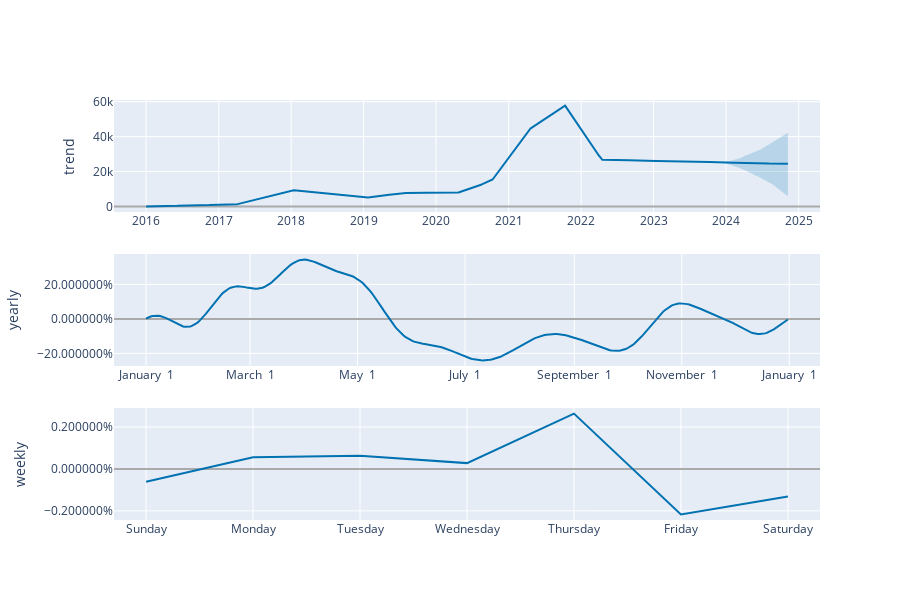

The code cell stored with this chart in its notebook:
### Code cell
plot_components_plotly(m,forecast)

### Figure 1 — Plotly figure (JSON) as saved in the notebook; plotly's stock layout.template omitted (floating-point values rounded to 4 significant figures; data arrays with more than 128 entries replaced by an {"elided": "..."} marker saying what was removed)
{"data": [{"line": {"color": "#0072B2", "width": 2}, "mode": "lines", "name": "trend", "type": "scatter", "x": {"elided": "3235 str values"}, "xaxis": "x", "y": {"elided": "3235 float values"}, "yaxis": "y"}, {"line": {"color": "rgba(0, 114, 178, 0.2)", "width": 0}, "mode": "lines", "name": "trend_upper", "type": "scatter", "x": {"elided": "3235 str values"}, "xaxis": "x", "y": {"elided": "3235 float values"}, "yaxis": "y"}, {"fill": "tonexty", "fillcolor": "rgba(0, 114, 178, 0.2)", "line": {"color": "rgba(0, 114, 178, 0.2)", "width": 0}, "mode": "lines", "name": "trend_lower", "type": "scatter", "x": {"elided": "3235 str values"}, "xaxis": "x", "y": {"elided": "3235 float values"}, "yaxis": "y"}, {"line": {"color": "#0072B2", "width": 2}, "mode": "lines", "name": "yearly", "type": "scatter", "x": {"elided": "365 str values"}, "xaxis": "x2", "y": {"elided": "365 float values"}, "yaxis": "y2"}, {"line": {"color": "#0072B2", "width": 2}, "mode": "lines", "name": "weekly", "type": "scatter", "x": ["2017-01-01T00:00:00", "2017-01-02T00:00:00", "2017-01-03T00:00:00", "2017-01-04T00:00:00", "2017-01-05T00:00:00", "2017-01-06T00:00:00", "2017-01-07T00:00:00"], "xaxis": "x3", "y": [-0.0006143, 0.0005534, 0.0006281, 0.0002773, 0.00264, -0.002169, -0.001316], "yaxis": "y3"}], "layout": {"height": 600, "showlegend": false, "width": 900, "xaxis": {"anchor": "y", "domain": [0, 1], "range": ["2015-07-23T07:12:00", "2025-04-18T16:48:00"], "type": "date"}, "xaxis2": {"anchor": "y2", "domain": [0, 1], "range": ["2016-12-13T18:54:02.958904115", "2018-01-18T11:04:57.863013581"], "tickformat": "%B %e", "type": "date"}, "xaxis3": {"anchor": "y3", "domain": [0, 1], "range": ["2016-12-31T16:48:00", "2017-01-07T07:12:00"], "tickformat": "%A", "type": "date"}, "yaxis": {"anchor": "x", "domain": [0.7333, 1], "rangemode": "normal", "title": {"text": "trend"}, "zerolinecolor": "#AAA"}, "yaxis2": {"anchor": "x2", "domain": [0.3667, 0.6333], "hoverformat": ".2%", "tickformat": "%", "title": {"text": "yearly"}, "zerolinecolor": "#AAA"}, "yaxis3": {"anchor": "x3", "domain": [0, 0.2667], "hoverformat": ".2%", "tickformat": "%", "title": {"text": "weekly"}, "zerolinecolor": "#AAA"}}}
